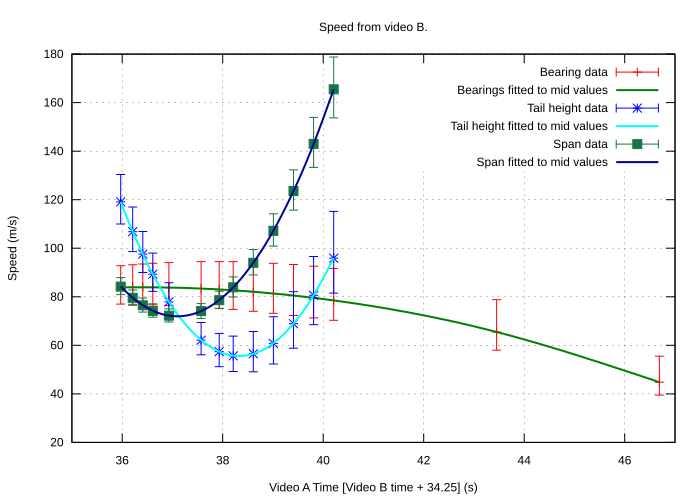

Write gnuplot code to recreate this figure.
# set logscale x
set colorsequence classic
set grid
set title "Speed from video B."
set xlabel "Video A Time [Video B time + 34.25] (s)"
set xtics
set xrange [35:47]
#set format x ""

# set logscale y
set ylabel "Speed (m/s)"
#set yrange [:2000]
# set ytics 8,35,3
# set logscale y2
#set y2label "Difference (m)"
#set y2range [-6:3]
#set y2tics

set pointsize 1
set datafile separator whitespace#"	"
set datafile missing "NaN"

set terminal svg size 700,500           # choose the file format

set output "video_b_speed.svg"   # choose the output device
#set key title "Window Length"
# set key left top
#  lw 2 pointsize 2

# Start distance arrows and labels
#set arrow from 40,1653 to 55,1653 lt 1 nohead
#set label "Runway end 1653m" at 47.5,1800 center font ",12"

# d coefficients: -2.481e+03, 8.276e+01, 5.914e-01, -1.173e-02
#tile_distance(t) = -2.481e+03 + 8.276e+01 * t + 5.914e-01 * t**2 + -1.173e-02 * t**3
# Integral of v coefficients: 2.843e+02, -1.645e+01, 4.789e-01, -4.952e-03
# With offset of 4217.960402389347
#slab_distance(t) = -4218.0 + t * (2.843e+02 + t * (-1.645e+01 / 2.0 + t * (4.789e-01 / 3.0 + t * -4.952e-03 / 4.0)))

video_b_speed_from_bearings              (t) = 8.230e+01 + 1.544e+00 * t + -3.663e-01 * t**2
video_b_speed_from_tail_height           (t) = 2.454e+02 + -9.307e+01 * t + 1.141e+01 * t**2
video_b_speed_from_span                  (t) = 1.504e+02 + -5.507e+01 * t + 9.666e+00 * t**2


# plot "video_b_bearings.dat" using 1:5:6:7 title "Bearing data" w yerrorbars, \
    "video_b_bearings.dat" using 1:5 title "Bearings fitted to mid values" lw 2 w line smooth csplines, \
    "video_b_tail_height.dat" using 1:5:6:7 title "Tail height data" w yerrorbars, \
    "video_b_tail_height.dat" using 1:5 title "Tail height fitted to mid values" lw 2 w line smooth csplines, \
    "video_b_span.dat" using 1:5:6:7 title "Span data" w yerrorbars, \
    "video_b_span.dat" using 1:5 title "Span fitted to mid values" lw 2 w line smooth csplines

plot "video_b_bearings.dat" using 1:5:6:7 title "Bearing data" w yerrorbars, \
    "video_b_bearings.dat" using 1:(video_b_speed_from_bearings($1-34.25)) title "Bearings fitted to mid values" lw 2 w line smooth csplines, \
    "video_b_tail_height.dat" using 1:5:6:7 title "Tail height data" w yerrorbars, \
    "video_b_tail_height.dat" using 1:(video_b_speed_from_tail_height($1-34.25)) title "Tail height fitted to mid values" lw 2 w line smooth csplines, \
    "video_b_span.dat" using 1:5:6:7 title "Span data" w yerrorbars, \
    "video_b_span.dat" using 1:(video_b_speed_from_span($1-34.25)) title "Span fitted to mid values" lw 2 w line smooth csplines

# linespoints
#plot "video_b.dat" using 1:2 title "-10 knots" lt 1 lw 0.5 w lines, \
    "video_b.dat" using 1:3 title "Mid values" lt 2 lw 2 w lines, \
    "video_b.dat" using 1:4 title "+10 knots" lt 3 lw 0.5 w lines
reset
